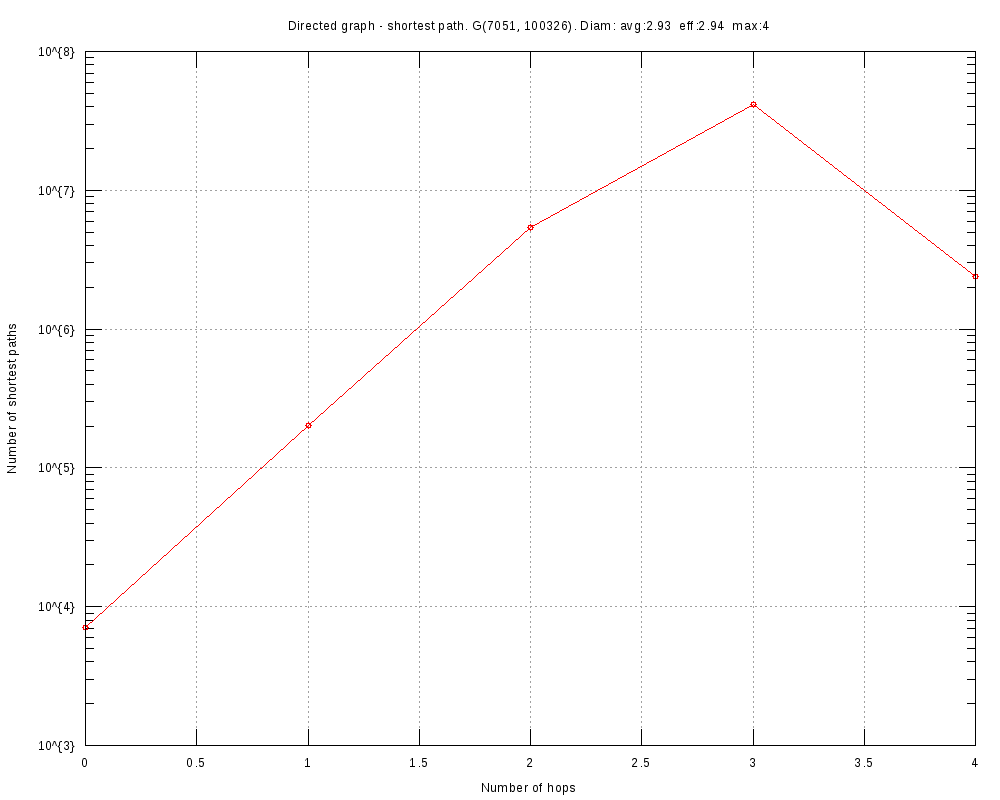

The script that saved this image:
#
# Directed graph - shortest path. G(7051, 100326). Diam: avg:2.93  eff:2.94  max:4 (Sun Oct 29 17:13:25 2017)
#

set title "Directed graph - shortest path. G(7051, 100326). Diam: avg:2.93  eff:2.94  max:4"
set key bottom right
set logscale y 10
set format y "10^{%L}"
set mytics 10
set grid
set xlabel "Number of hops"
set ylabel "Number of shortest paths"
set tics scale 2
set terminal png font arial 10 size 1000,800
set output 'diam.EUC.png'
plot 	"diam.EUC.tab" using 1:2 title "" with linespoints pt 6
